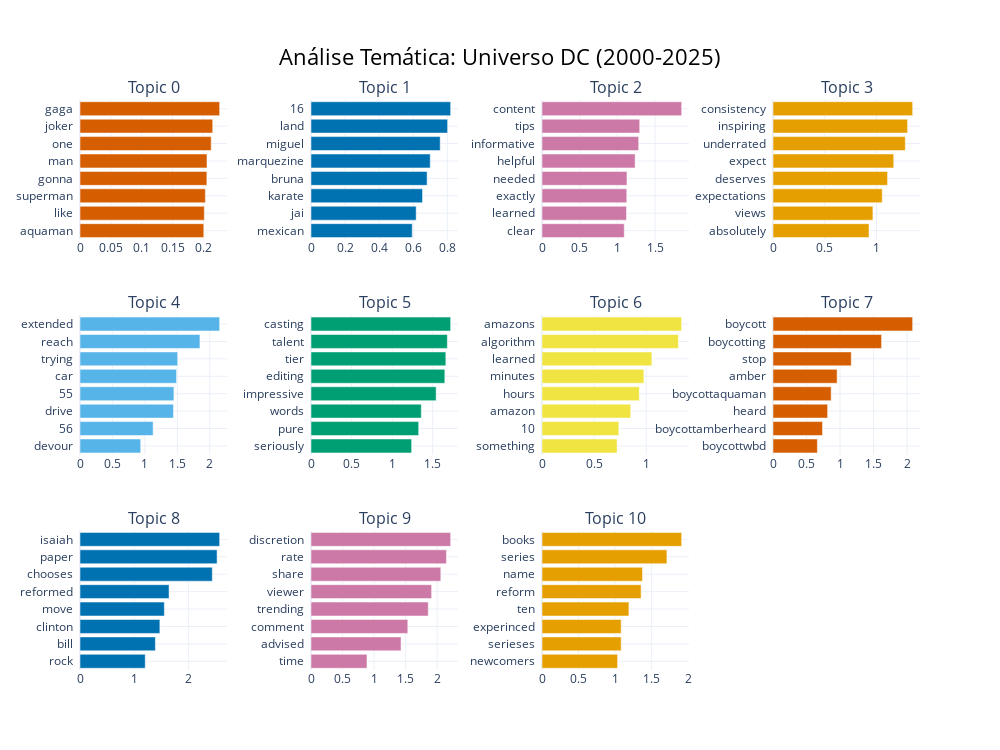

Here is the notebook cell this chart was saved with:
### Code cell
import json
import nltk
import pandas as pd
from sklearn.feature_extraction.text import CountVectorizer
from bertopic.vectorizers import ClassTfidfTransformer
from bertopic import BERTopic

# 1. PREPARAÇÃO DE LIMPEZA (Stopwords)
nltk.download('stopwords')
from nltk.corpus import stopwords

# Criando a lista mestre de palavras inúteis
stops = list(set(stopwords.words('portuguese') + stopwords.words('english') + stopwords.words('spanish')))
lixo_geral = ["video", "movie", "film", "dc", "marvel", "trailer", "trailers", "filme", "filmes", "quem", "acho", "can", "get", "see"]
# Adicionando os novos lixos que você identificou
lixo_especifico = [
    "warranty", "extend", "cars", "thanks", "thank", "explained", "explanation", 
    "sharing", "rabbi", "orthodox", "hanuman", "lord", "ji", "avm23x", 
    "retention", "engagement", "google", "googling", "looks", "wait", "good", "best"
]
final_stops = stops + lixo_geral + lixo_especifico

# 2. CARREGAMENTO DOS DADOS E MODELO
print("Carregando arquivos...")
with open("dataset_DC.json", "r", encoding="utf-8") as f:
    data_dc = json.load(f)

# Reconstruindo a lista de comentários para o reduce_topics
todos_comentarios_dc = [
    c.get("text", "") for m in data_dc.values() 
    for c in m.get("comments", []) if len(c.get("text", "")) > 10
]

topic_model_dc = BERTopic.load("modelo_dc_final")

# 3. APLICAÇÃO DA LIMPEZA E REDUÇÃO
print("Limpando e reduzindo tópicos...")
vectorizer_model = CountVectorizer(stop_words=final_stops)
ctfidf_model = ClassTfidfTransformer(reduce_frequent_words=True, bm25_weighting=True)

# Atualiza os nomes dos tópicos sem re-treinar o modelo
topic_model_dc.update_topics(
    todos_comentarios_dc, 
    vectorizer_model=vectorizer_model,
    ctfidf_model=ctfidf_model
)

# Agrupa em 12 grandes temas para facilitar seu relatório
topic_model_dc.reduce_topics(todos_comentarios_dc, nr_topics=12)

# 4. GERAÇÃO E SALVAMENTO DO GRÁFICO
print("Gerando visualizações...")
fig = topic_model_dc.visualize_barchart(
    top_n_topics=12, 
    n_words=8, 
    title="Análise Temática: Universo DC (2000-2025)"
)

# Salva como HTML (Interativo para você ver no navegador)
fig.write_html("grafico_dc_interativo.html")

# Tenta salvar como imagem estática (Para o Word/Relatório)
# Nota: Pode precisar de 'pip install -U kaleido' se der erro aqui
try:
    fig.write_image("grafico_dc_final.png")
    print("Sucesso! Gráfico salvo como 'grafico_dc_final.png'")
except:
    print("Aviso: Não foi possível salvar como PNG. Use o arquivo HTML e tire um print.")

fig.show()

### Figure 1 — Plotly figure (JSON) as saved in the notebook; plotly's stock layout.template omitted (floating-point values rounded to 4 significant figures)
{"data": [{"marker": {"color": "#D55E00"}, "orientation": "h", "type": "bar", "x": [0.2007, 0.2016, 0.2033, 0.2057, 0.2059, 0.2127, 0.2152, 0.2264], "xaxis": "x", "y": ["aquaman  ", "like  ", "superman  ", "gonna  ", "man  ", "one  ", "joker  ", "gaga  "], "yaxis": "y"}, {"marker": {"color": "#0072B2"}, "orientation": "h", "type": "bar", "x": [0.5939, 0.617, 0.6544, 0.6811, 0.6996, 0.7579, 0.8015, 0.8194], "xaxis": "x2", "y": ["mexican  ", "jai  ", "karate  ", "bruna  ", "marquezine  ", "miguel  ", "land  ", "16  "], "yaxis": "y2"}, {"marker": {"color": "#CC79A7"}, "orientation": "h", "type": "bar", "x": [1.091, 1.12, 1.124, 1.126, 1.234, 1.282, 1.295, 1.851], "xaxis": "x3", "y": ["clear  ", "learned  ", "exactly  ", "needed  ", "helpful  ", "informative  ", "tips  ", "content  "], "yaxis": "y3"}, {"marker": {"color": "#E69F00"}, "orientation": "h", "type": "bar", "x": [0.9276, 0.9654, 1.055, 1.107, 1.167, 1.278, 1.3, 1.349], "xaxis": "x4", "y": ["absolutely  ", "views  ", "expectations  ", "deserves  ", "expect  ", "underrated  ", "inspiring  ", "consistency  "], "yaxis": "y4"}, {"marker": {"color": "#56B4E9"}, "orientation": "h", "type": "bar", "x": [0.9354, 1.127, 1.44, 1.447, 1.488, 1.506, 1.848, 2.152], "xaxis": "x5", "y": ["devour  ", "56  ", "drive  ", "55  ", "car  ", "trying  ", "reach  ", "extended  "], "yaxis": "y5"}, {"marker": {"color": "#009E73"}, "orientation": "h", "type": "bar", "x": [1.24, 1.327, 1.359, 1.542, 1.649, 1.662, 1.68, 1.721], "xaxis": "x6", "y": ["seriously  ", "pure  ", "words  ", "impressive  ", "editing  ", "tier  ", "talent  ", "casting  "], "yaxis": "y6"}, {"marker": {"color": "#F0E442"}, "orientation": "h", "type": "bar", "x": [0.7206, 0.737, 0.851, 0.9338, 0.9779, 1.054, 1.309, 1.34], "xaxis": "x7", "y": ["something  ", "10  ", "amazon  ", "hours  ", "minutes  ", "learned  ", "algorithm  ", "amazons  "], "yaxis": "y7"}, {"marker": {"color": "#D55E00"}, "orientation": "h", "type": "bar", "x": [0.6615, 0.7385, 0.8144, 0.8673, 0.9563, 1.167, 1.619, 2.083], "xaxis": "x8", "y": ["boycottwbd  ", "boycottamberheard  ", "heard  ", "boycottaquaman  ", "amber  ", "stop  ", "boycotting  ", "boycott  "], "yaxis": "y8"}, {"marker": {"color": "#0072B2"}, "orientation": "h", "type": "bar", "x": [1.204, 1.391, 1.474, 1.557, 1.643, 2.442, 2.53, 2.577], "xaxis": "x9", "y": ["rock  ", "bill  ", "clinton  ", "move  ", "reformed  ", "chooses  ", "paper  ", "isaiah  "], "yaxis": "y9"}, {"marker": {"color": "#CC79A7"}, "orientation": "h", "type": "bar", "x": [0.8876, 1.427, 1.534, 1.858, 1.912, 2.057, 2.147, 2.214], "xaxis": "x10", "y": ["time  ", "advised  ", "comment  ", "trending  ", "viewer  ", "share  ", "rate  ", "discretion  "], "yaxis": "y10"}, {"marker": {"color": "#E69F00"}, "orientation": "h", "type": "bar", "x": [1.034, 1.083, 1.083, 1.189, 1.356, 1.375, 1.709, 1.911], "xaxis": "x11", "y": ["newcomers  ", "serieses  ", "experinced  ", "ten  ", "reform  ", "name  ", "series  ", "books  "], "yaxis": "y11"}], "layout": {"annotations": [{"font": {"size": 16}, "showarrow": false, "text": "Topic 0", "x": 0.0875, "xanchor": "center", "xref": "paper", "y": 1, "yanchor": "bottom", "yref": "paper"}, {"font": {"size": 16}, "showarrow": false, "text": "Topic 1", "x": 0.3625, "xanchor": "center", "xref": "paper", "y": 1, "yanchor": "bottom", "yref": "paper"}, {"font": {"size": 16}, "showarrow": false, "text": "Topic 2", "x": 0.6375, "xanchor": "center", "xref": "paper", "y": 1, "yanchor": "bottom", "yref": "paper"}, {"font": {"size": 16}, "showarrow": false, "text": "Topic 3", "x": 0.9125, "xanchor": "center", "xref": "paper", "y": 1, "yanchor": "bottom", "yref": "paper"}, {"font": {"size": 16}, "showarrow": false, "text": "Topic 4", "x": 0.0875, "xanchor": "center", "xref": "paper", "y": 0.6222, "yanchor": "bottom", "yref": "paper"}, {"font": {"size": 16}, "showarrow": false, "text": "Topic 5", "x": 0.3625, "xanchor": "center", "xref": "paper", "y": 0.6222, "yanchor": "bottom", "yref": "paper"}, {"font": {"size": 16}, "showarrow": false, "text": "Topic 6", "x": 0.6375, "xanchor": "center", "xref": "paper", "y": 0.6222, "yanchor": "bottom", "yref": "paper"}, {"font": {"size": 16}, "showarrow": false, "text": "Topic 7", "x": 0.9125, "xanchor": "center", "xref": "paper", "y": 0.6222, "yanchor": "bottom", "yref": "paper"}, {"font": {"size": 16}, "showarrow": false, "text": "Topic 8", "x": 0.0875, "xanchor": "center", "xref": "paper", "y": 0.2444, "yanchor": "bottom", "yref": "paper"}, {"font": {"size": 16}, "showarrow": false, "text": "Topic 9", "x": 0.3625, "xanchor": "center", "xref": "paper", "y": 0.2444, "yanchor": "bottom", "yref": "paper"}, {"font": {"size": 16}, "showarrow": false, "text": "Topic 10", "x": 0.6375, "xanchor": "center", "xref": "paper", "y": 0.2444, "yanchor": "bottom", "yref": "paper"}], "height": 750, "hoverlabel": {"bgcolor": "white", "font": {"family": "Rockwell", "size": 16}}, "showlegend": false, "title": {"font": {"color": "Black", "size": 22}, "text": "Análise Temática: Universo DC (2000-2025)", "x": 0.5, "xanchor": "center", "yanchor": "top"}, "width": 1000, "xaxis": {"anchor": "y", "domain": [0, 0.175], "showgrid": true}, "xaxis10": {"anchor": "y10", "domain": [0.275, 0.45], "showgrid": true}, "xaxis11": {"anchor": "y11", "domain": [0.55, 0.725], "showgrid": true}, "xaxis12": {"anchor": "y12", "domain": [0.825, 1], "showgrid": true}, "xaxis2": {"anchor": "y2", "domain": [0.275, 0.45], "showgrid": true}, "xaxis3": {"anchor": "y3", "domain": [0.55, 0.725], "showgrid": true}, "xaxis4": {"anchor": "y4", "domain": [0.825, 1], "showgrid": true}, "xaxis5": {"anchor": "y5", "domain": [0, 0.175], "showgrid": true}, "xaxis6": {"anchor": "y6", "domain": [0.275, 0.45], "showgrid": true}, "xaxis7": {"anchor": "y7", "domain": [0.55, 0.725], "showgrid": true}, "xaxis8": {"anchor": "y8", "domain": [0.825, 1], "showgrid": true}, "xaxis9": {"anchor": "y9", "domain": [0, 0.175], "showgrid": true}, "yaxis": {"anchor": "x", "domain": [0.7556, 1], "showgrid": true}, "yaxis10": {"anchor": "x10", "domain": [0, 0.2444], "showgrid": true}, "yaxis11": {"anchor": "x11", "domain": [0, 0.2444], "showgrid": true}, "yaxis12": {"anchor": "x12", "domain": [0, 0.2444], "showgrid": true}, "yaxis2": {"anchor": "x2", "domain": [0.7556, 1], "showgrid": true}, "yaxis3": {"anchor": "x3", "domain": [0.7556, 1], "showgrid": true}, "yaxis4": {"anchor": "x4", "domain": [0.7556, 1], "showgrid": true}, "yaxis5": {"anchor": "x5", "domain": [0.3778, 0.6222], "showgrid": true}, "yaxis6": {"anchor": "x6", "domain": [0.3778, 0.6222], "showgrid": true}, "yaxis7": {"anchor": "x7", "domain": [0.3778, 0.6222], "showgrid": true}, "yaxis8": {"anchor": "x8", "domain": [0.3778, 0.6222], "showgrid": true}, "yaxis9": {"anchor": "x9", "domain": [0, 0.2444], "showgrid": true}}}
